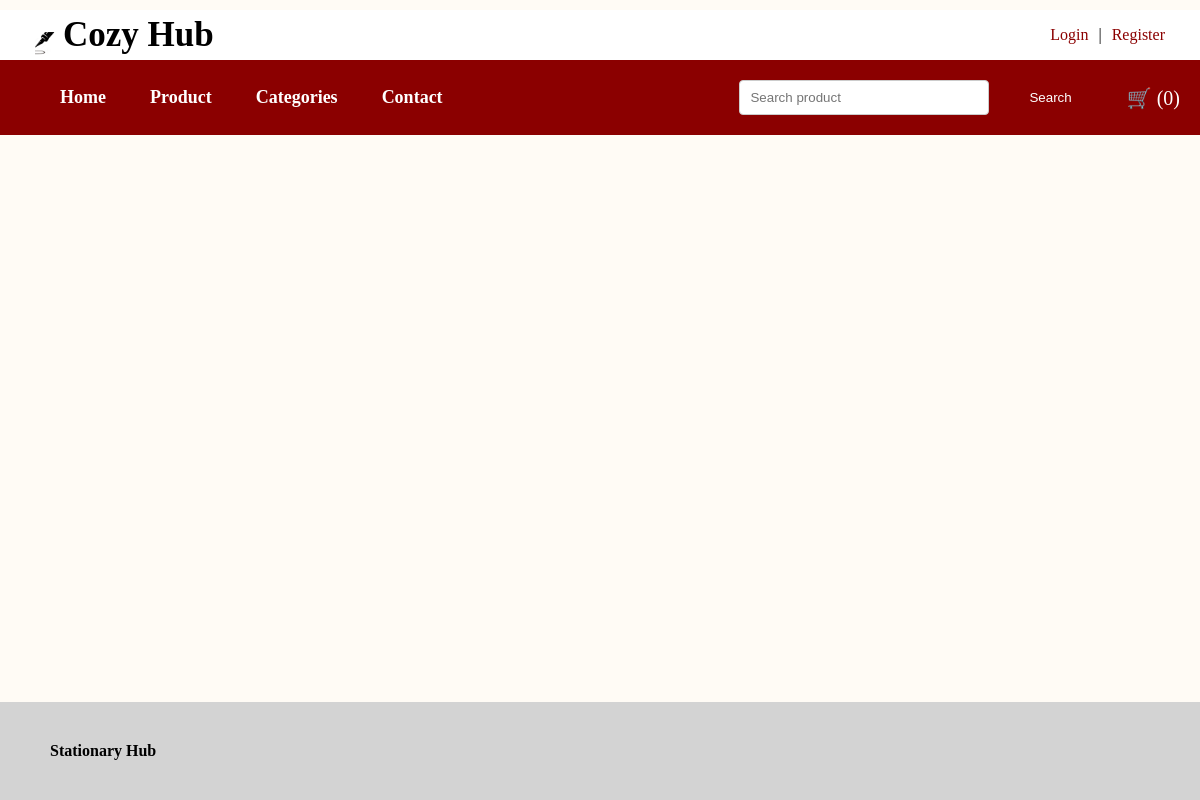
/app/customer/category.php, run on an earlier commit of the app's database.
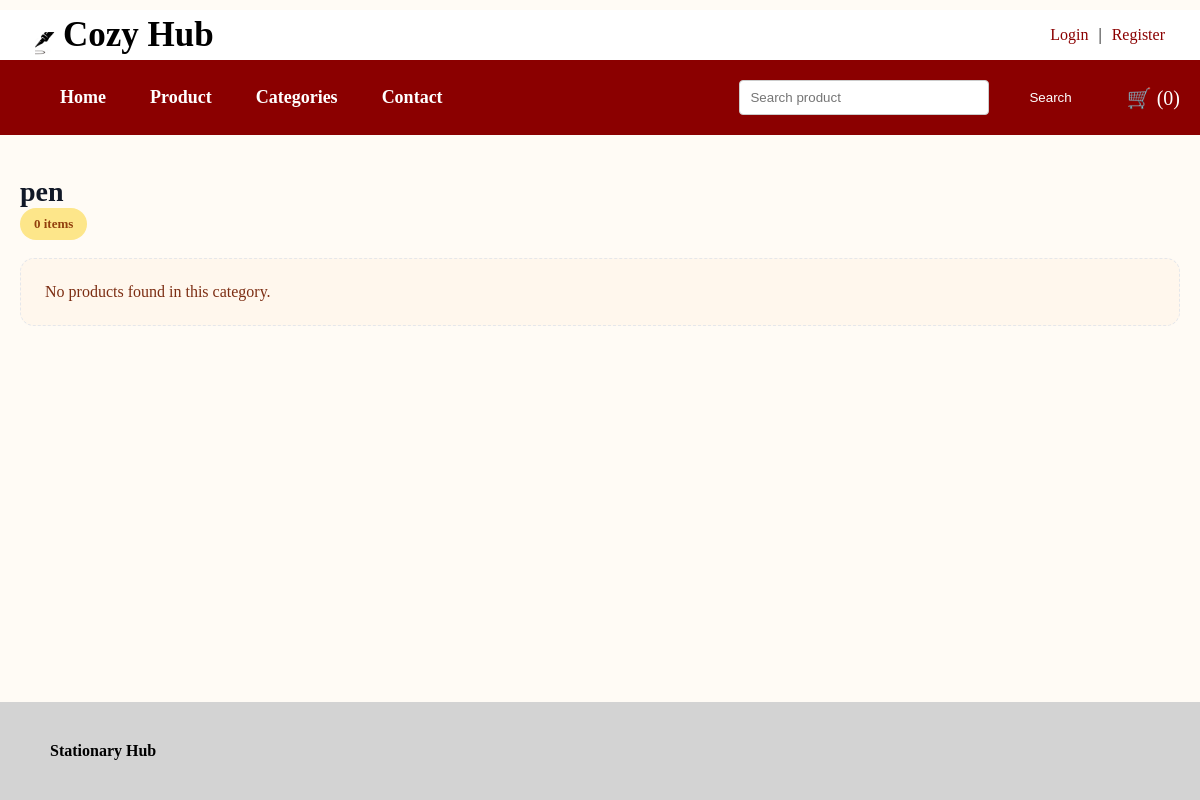
And on a later commit of the database.
### tables this page shows
CREATE TABLE `category` (
  `category_id` int(11) NOT NULL,
  `category_name` varchar(100) NOT NULL,
  `description` varchar(100) NOT NULL
);

### app/_base.php (called while the page is built, shortened)
<?php
function encode($value) {
    return htmlentities($value);
}
?>

### app/customer/category.php (the view, shortened to what this page needs)
<?php
require '../_base.php';
$stmt = $_db->query('SELECT * FROM category');
$categories = $stmt->fetchAll();
require '../customer_header.php';
?>
<?php foreach ($categories as $cat): ?>
    <?php
        $stmt2 = $_db->prepare('SELECT * FROM product WHERE category_id = ? AND is_active = 1');
        $stmt2->execute([$cat->category_id]);
        $products = $stmt2->fetchAll();
        $productCount = count($products);
    ?>
    <section class="category-section" data-category-id="<?= $cat->category_id ?>">
        <div class="category-header">
            <div>
                <h2><?= encode($cat->category_name) ?></h2>
                <span class="category-badge"><?= $productCount ?> <?= $productCount === 1 ? 'item' : 'items' ?></span>
            </div>
        </div>
        <?php if ($products): ?>
            <div class="product-grid">
    <?php foreach ($products as $index => $p): ?>
        <div class="product-card<?= $index >= 4 ? ' extra-product hidden' : '' ?>">
            <a href="/product/product_detail.php?product_id=<?= $p->product_id ?>">
                <div class="product-thumb-wrapper">
                    <img src="/product_img/<?= encode($p->image) ?>" alt="<?= encode($p->product_name) ?>">
                </div>
            </a>
            <h3><?= encode($p->product_name) ?></h3>
            <p>RM <?= number_format($p->price, 2) ?></p>
            <?php if ($p->stock_quantity > 0): ?>
                <form method="post" class="add-cart-form">
                    <input type="hidden" name="action" value="add">
                    <input type="hidden" name="product_id" value="<?= $p->product_id ?>">
                    <input type="number" name="quantity" value="1" min="1" max="<?= $p->stock_quantity ?>">
                    <button type="submit">Add to cart</button>
                </form>
            <?php else: ?>
                <p>Out of Stock</p>
            <?php endif; ?>
        </div>
    <?php endforeach; ?>
</div>
            <?php if ($productCount > 4): ?>
                <div class="category-footer">
                    <button type="button" class="view-more-btn">View more <?= $productCount - 4 ?> <?= ($productCount - 4) === 1 ? 'item' : 'items' ?></button>
                </div>
            <?php endif; ?>
        <?php else: ?>
            <div class="no-products">No products found in this category.</div>
        <?php endif; ?>
    </section>
<?php endforeach; ?>
<?php include '../_foot.php'; ?>

What changed in the data, as far as the page shows it:
added category: category_name "pen", productCount "0"
